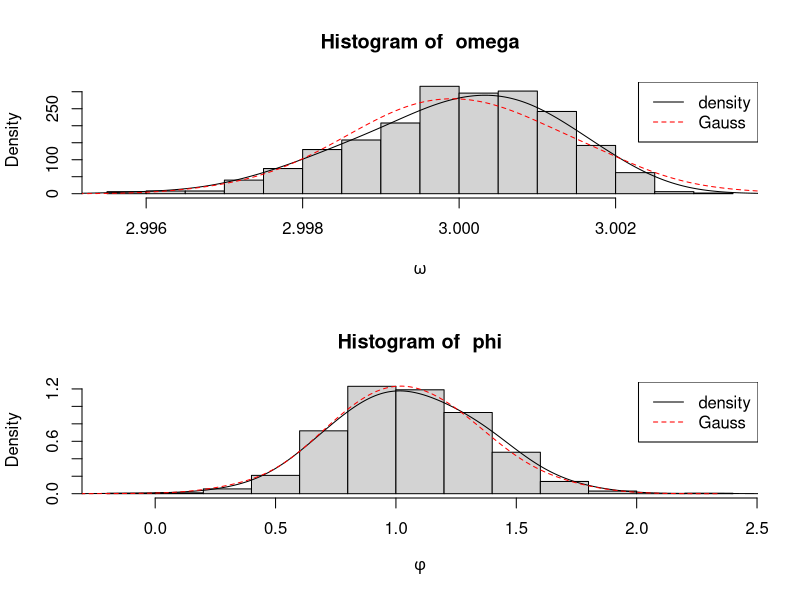
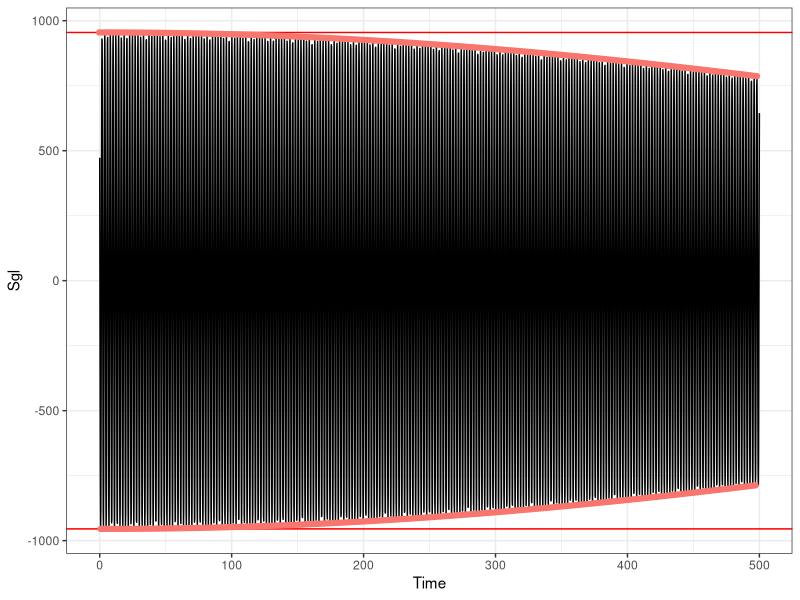
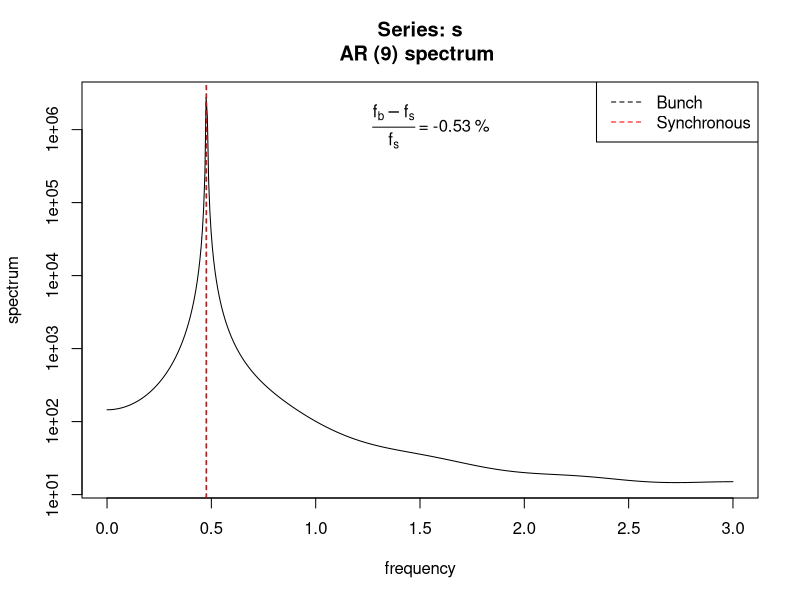

The R script that drew these images, in order:
library(dplyr); library(plyr)
library(ggplot2)

.hist_plot <- function(x, x0, name){
  require(quantmod)
  hist(x, freq=FALSE, main = paste("Histogram of ", name), xlab=name)
  dx = density(x,adjust = 2)
  xm = dx$x[findPeaks(dx$y)[1]]
  lines(dx)
  lines(density(rnorm(length(x), x0, sd(x)),adjust=2),col="red", lty=2)
  legend("topright",lty=c(1,2),col=c("black","red"), legend = c("density","Gauss"))
  # abline(v=c(xm,x0), lty=c(1,2), col=c("black","red"))
  # legend("top", bty="n",
  #        legend=bquote(frac(x[b]-x[s],x[s])~"="~.(formatC((xm-x0)/x0*100,2,format="e"))~"%")
  # )
}

np = 1000 # number of particles in bunch
w0 = 3; f0 = w0/2/pi # frequency of the reference particle
p0 = pi/3 #phase of the reference particle
sdw = w0*3e-3
sdp = p0*3e-1

## particle distributions ####
df.p = data.frame(wFreq = rweibull(np, w0+5,sdw)) %>% # particle spin precession frequencies
  mutate(wFreq = w0-mean(wFreq)+wFreq) %>% # centering on w0 (actually centers only when shape=scale = Gauss)
  mutate(Phi = rnorm(np, p0, sdp)) # initial phases

par(mfrow=c(2,1))
.hist_plot(df.p$wFreq,w0,expression(omega))
.hist_plot(df.p$Phi,p0,expression(phi))
par(mfrow=c(1,1))

## computing signal ####
Pproj <- function(df, x) colSums(cos(df$wFreq%o%x + df$Phi))

Tstt = 0; Ttot=500; dt = .5/w0
df.s = data.frame(Time=seq(Tstt,Ttot,dt)) %>% mutate(Sgl=Pproj(df.p,Time))

## computing peaks ####
Ntot = floor(.5*(w0*Ttot+p0)/pi)
Nstt = floor(.5*(w0*Tstt+p0)/pi)
tn = (pi*Nstt:(2*Ntot)-p0)/w0

## plotting signal ####
ggplot(df.s, aes(Time, Sgl)) + geom_line() + geom_hline(yintercept = c(min(df.s$Sgl), max(df.s$Sgl)), col="red") +
  theme_bw() + geom_point(aes(col="red"), data=data.frame(Time=tn, Sgl=Pproj(df.p,tn)), show.legend = FALSE)

## spectral analysis ####
s = ts(df.s$Sgl, start=Tstt, end=Ttot, deltat=dt)
spec.ar(s) -> sps
sps$freq[which.max(sps$spec)] -> fsgl
abline(v=c(fsgl,f0), col=c("black","red"),lty=2)
legend("topright",lty=2,col=c("black","red"),legend = c("Bunch","Synchronous"))
legend("top", bty="n", 
       legend=bquote(frac(f[b]-f[s],f[s])~"="~.(round((fsgl-f0)/f0*100,2))~"%")
)
